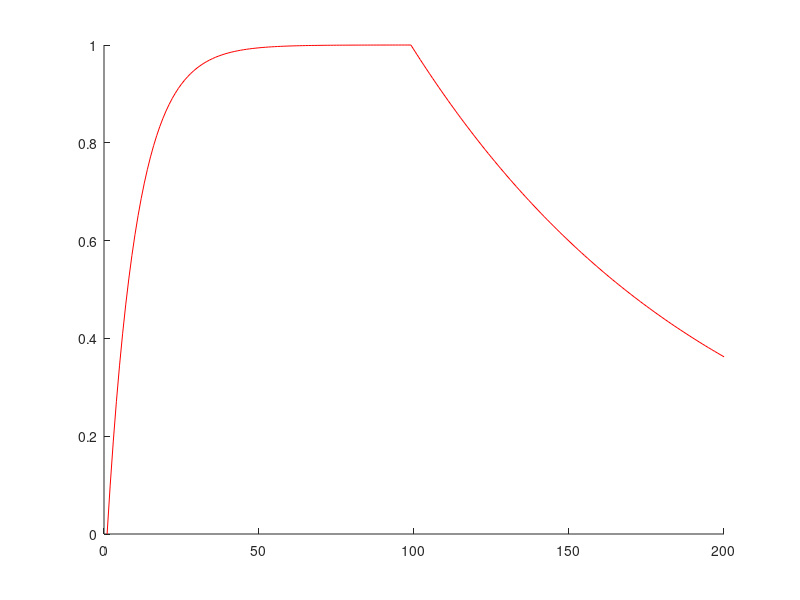

The MATLAB script that drew this image:

dt=0.01;
time=2; %(s)
numsteps = ceil(time/dt);

% input
I_baseline = 1;
I=I_baseline*ones(1,numsteps);
I(ceil(numsteps/2):end) = 0; % cancel form the middle

alpha_1=1;
tau_1=0.1;

tau_rise = 0.1;
tau_decay = 1.0;

alpha_2=0.0000001;
tau_2=(tau_1/alpha_1)*alpha_2; % typically alpha_1=1, so we dont really need that in there

% data history
eq1_history = zeros(1,numsteps);
eq2_history = zeros(1,numsteps);

% euler stepping
for t=2:numsteps,
    
    %% time constant swtich
    if(I(t) > 0),
        tau = tau_rise;
    else
        tau = tau_decay;
    end
    
    eq1_history(t) = eq1_history(t-1) + (dt/tau)*(-eq1_history(t-1) + I(t));
    
    %% Coefficient control
    %eq1_history(t) = eq1_history(t-1) + (dt/tau_1)*(-alpha_1*eq1_history(t-1) + I(t));
    %eq2_history(t) = eq2_history(t-1) + (dt/tau_2)*(-alpha_2*eq2_history(t-1) + I(t));
end

%plot
figure;
hold on;
plot(eq1_history, '-r');
%plot((I_baseline*ones(1,numsteps)/alpha_1)*0.5, 'r');

%plot(eq2_history, '-k');
%plot((I_baseline*ones(1,numsteps)/alpha_2)*0.5, 'k');

%set(gca, 'YScale','log');

